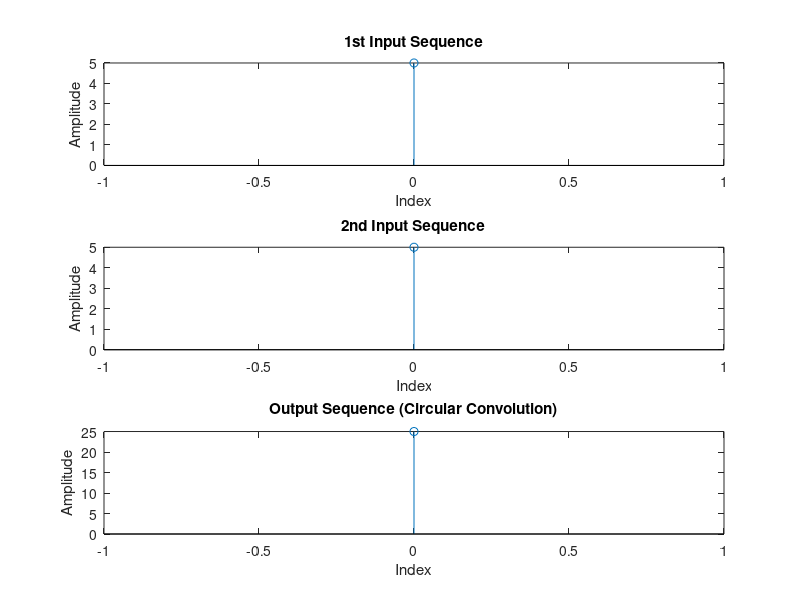

Here is the MATLAB script that generated this plot:
    clc;
    clear all;
    close all;
   
    x= input('enter 1st sequence:');
    h= input('enter 2nd sequence:');  
    
    % step1: determine the length of the output signal
    op_len= length(x); %same as input length
    
    % step2: flip the bits of h[n] i.e perform folding operation
    hr=[h(1),fliplr(h(2:end))];
    
    % step3: perform shit right of values 
    % (i) perform shit right of h[n]
    % (ii) multiplication of the x[n] and shifted sequence of h[n]
    for i=1:op_len
        hrm= circshift(hr, [0,i-1]);
        %hrm= circshift(hr,i-1);
    
        y(i)= sum(x.*hrm);
    end
    
    % step5: diaplay the output 
    display('User defined logic output:')
    y
    display('Predefined logic output:')
    cconv(x,h,op_len)

    subplot(3,1,1);
stem(0:op_len-1, x);
title('1st Input Sequence');
xlabel('Index');
ylabel('Amplitude');

subplot(3,1,2);
stem(0:op_len-1, h);
title('2nd Input Sequence');
xlabel('Index');
ylabel('Amplitude');

subplot(3,1,3);
stem(0:op_len-1, y);
title('Output Sequence (Circular Convolution)');
xlabel('Index');
ylabel('Amplitude');